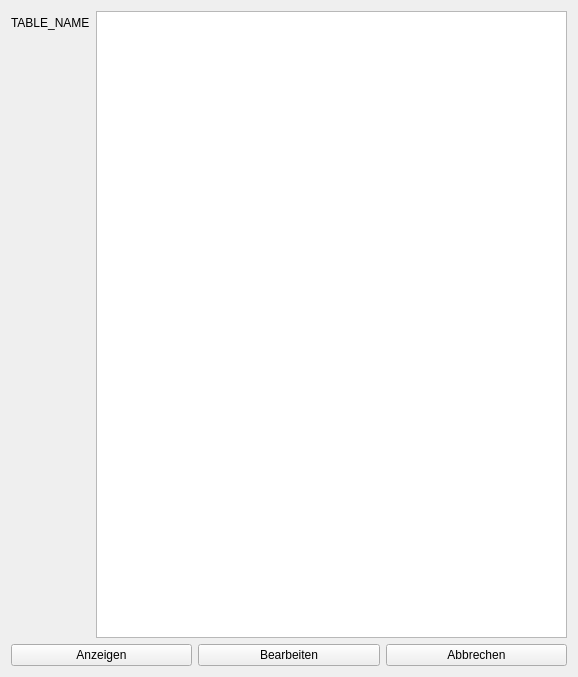
<?xml version="1.0" encoding="UTF-8"?>
<ui version="4.0">
 <class>Form</class>
 <widget class="QWidget" name="Form">
  <property name="geometry">
   <rect>
    <x>0</x>
    <y>0</y>
    <width>578</width>
    <height>677</height>
   </rect>
  </property>
  <property name="windowTitle">
   <string>Form</string>
  </property>
  <layout class="QVBoxLayout" name="verticalLayout">
   <item>
    <layout class="QFormLayout" name="formLayout">
     <item row="0" column="1">
      <widget class="QTableWidget" name="tableWidget_search">
       <property name="editTriggers">
        <set>QAbstractItemView::NoEditTriggers</set>
       </property>
       <property name="showDropIndicator" stdset="0">
        <bool>false</bool>
       </property>
       <property name="dragDropOverwriteMode">
        <bool>false</bool>
       </property>
       <property name="alternatingRowColors">
        <bool>false</bool>
       </property>
       <property name="selectionMode">
        <enum>QAbstractItemView::SingleSelection</enum>
       </property>
       <property name="selectionBehavior">
        <enum>QAbstractItemView::SelectRows</enum>
       </property>
       <attribute name="horizontalHeaderHighlightSections">
        <bool>false</bool>
       </attribute>
      </widget>
     </item>
     <item row="0" column="0">
      <widget class="QLabel" name="label_table_name">
       <property name="text">
        <string>TABLE_NAME</string>
       </property>
      </widget>
     </item>
    </layout>
   </item>
   <item>
    <layout class="QHBoxLayout" name="horizontalLayout">
     <item>
      <widget class="QPushButton" name="pushButton_display">
       <property name="text">
        <string>Anzeigen</string>
       </property>
      </widget>
     </item>
     <item>
      <widget class="QPushButton" name="pushButton_edit">
       <property name="text">
        <string>Bearbeiten</string>
       </property>
      </widget>
     </item>
     <item>
      <widget class="QPushButton" name="pushButton_cancel">
       <property name="text">
        <string>Abbrechen</string>
       </property>
      </widget>
     </item>
    </layout>
   </item>
  </layout>
 </widget>
 <resources/>
 <connections/>
</ui>
